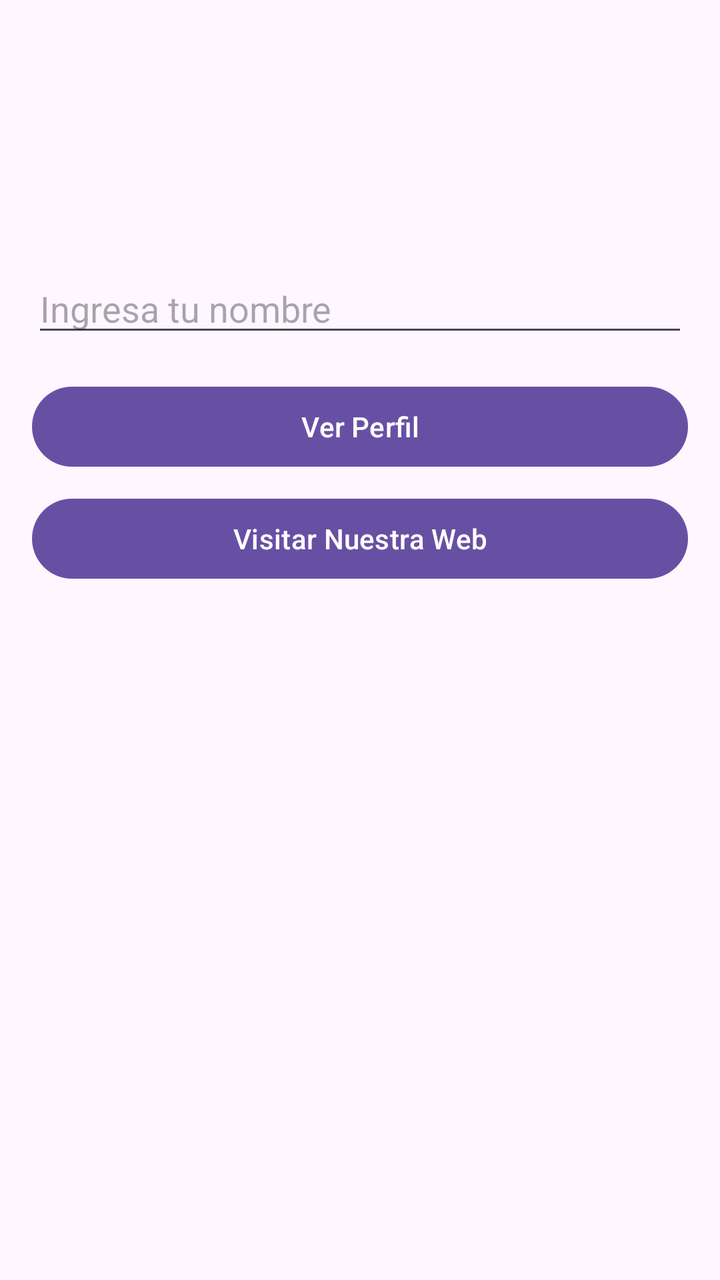
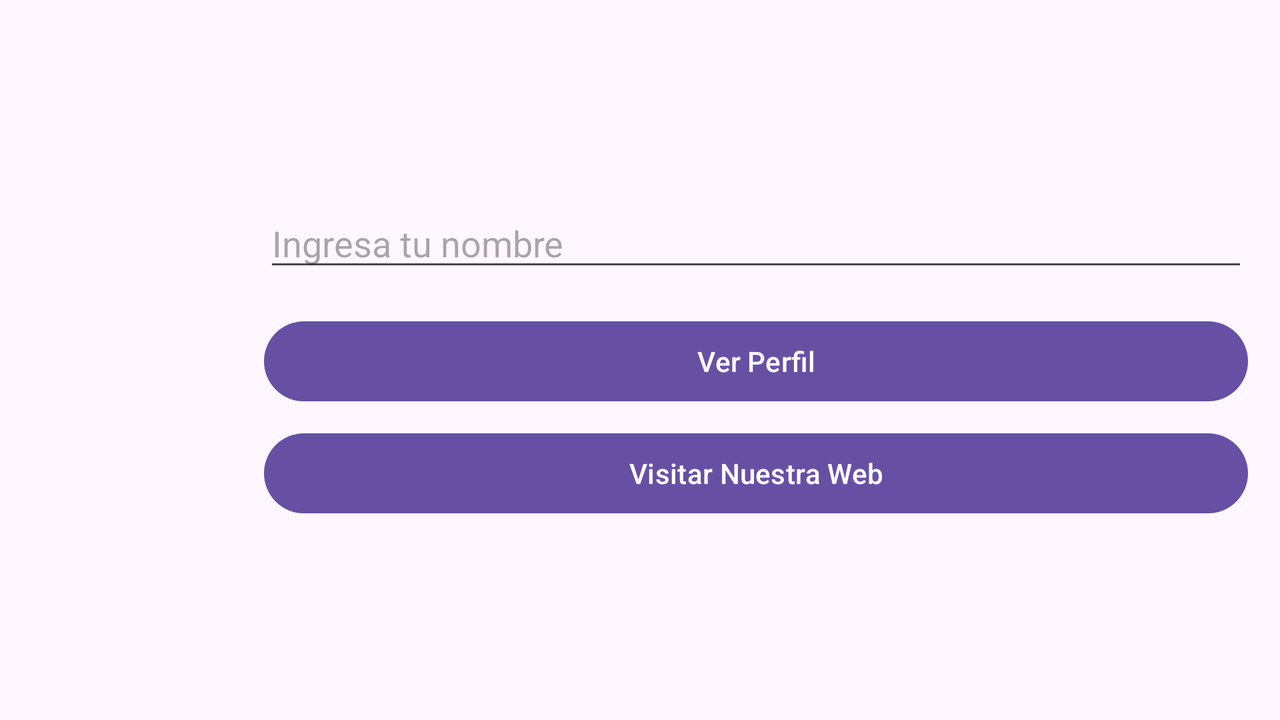

One screen, two layout resources from the same app: the default and the repository's alternative for another configuration. Each is rendered where Android would select it; the XML of both is given below.
<!-- AndroidManifest.xml: application theme Theme.Navegacion_recursos -->
<!-- res/layout/activity_main.xml -->
<?xml version="1.0" encoding="utf-8"?>
<androidx.constraintlayout.widget.ConstraintLayout xmlns:android="http://schemas.android.com/apk/res/android"
    xmlns:app="http://schemas.android.com/apk/res-auto"
    xmlns:tools="http://schemas.android.com/tools"
    android:id="@+id/main"
    android:layout_width="match_parent"
    android:layout_height="match_parent"
    tools:context=".MainActivity">

    <LinearLayout
        xmlns:android="http://schemas.android.com/apk/res/android"
        android:layout_width="match_parent"
        android:layout_height="match_parent"
        android:orientation="vertical"
        android:padding="16dp">

        <ImageView
            android:layout_width="100dp"
            android:layout_height="100dp"
            android:src="@drawable/crunchy_ico"
            android:layout_gravity="center"/>

        <EditText
            android:id="@+id/editTextNombre"
            android:layout_width="match_parent"
            android:layout_height="wrap_content"
            android:hint="@string/hint_nombre"
            android:layout_marginTop="16dp"/>

        <Button
            android:id="@+id/btnVerPerfil"
            android:layout_width="match_parent"
            android:layout_height="wrap_content"
            android:text="@string/btn_ver_perfil"
            android:layout_marginTop="16dp"/>

        <Button
            android:id="@+id/btnAbrirWeb"
            android:layout_width="match_parent"
            android:layout_height="wrap_content"
            android:text="@string/btn_abrir_web"
            android:layout_marginTop="8dp"/>

    </LinearLayout>

</androidx.constraintlayout.widget.ConstraintLayout>
<!-- resources referenced by this layout -->
<resources>
  <string name="btn_abrir_web">Visitar Nuestra Web</string>
  <string name="btn_ver_perfil">Ver Perfil</string>
  <string name="hint_nombre">Ingresa tu nombre</string>
  <style name="Theme.Navegacion_recursos" parent="Base.Theme.Navegacion_recursos" />
  <style name="Base.Theme.Navegacion_recursos" parent="Theme.Material3.DayNight.NoActionBar">
          
          
      </style>
</resources>
<!-- res/layout-land/activity_main.xml (the repository's variant of the layout above) -->
<!-- drawn on the phone turned sideways -->
<?xml version="1.0" encoding="utf-8"?>
<androidx.constraintlayout.widget.ConstraintLayout xmlns:android="http://schemas.android.com/apk/res/android"
    android:layout_width="match_parent"
    android:layout_height="match_parent">

    <LinearLayout
        xmlns:android="http://schemas.android.com/apk/res/android"
        android:layout_width="match_parent"
        android:layout_height="match_parent"
        android:orientation="horizontal"
        android:padding="16dp"
        android:gravity="center">

        <ImageView
            android:layout_width="100dp"
            android:layout_height="100dp"
            android:src="@drawable/crunchy_ico"
            android:layout_marginEnd="16dp"/>

        <LinearLayout
            android:layout_width="0dp"
            android:layout_height="wrap_content"
            android:layout_weight="1"
            android:orientation="vertical">

            <EditText
                android:id="@+id/editTextNombre"
                android:layout_width="match_parent"
                android:layout_height="wrap_content"
                android:hint="@string/hint_nombre"/>

            <Button
                android:id="@+id/btnVerPerfil"
                android:layout_width="match_parent"
                android:layout_height="wrap_content"
                android:text="@string/btn_ver_perfil"
                android:layout_marginTop="16dp"/>

            <Button
                android:id="@+id/btnAbrirWeb"
                android:layout_width="match_parent"
                android:layout_height="wrap_content"
                android:text="@string/btn_abrir_web"
                android:layout_marginTop="8dp"/>
        </LinearLayout>
    </LinearLayout>
</androidx.constraintlayout.widget.ConstraintLayout>
